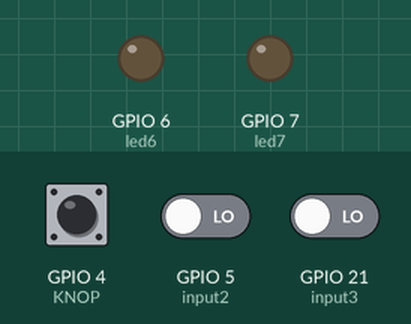
Recording of a program running on a simulated Raspberry Pi (BCM pin numbers). Shown: output pins drawn as LEDs (lit = HIGH). Dashed ring = blinking. Inputs (shaded band) come from the test bench; at power-on: GPIO 4 (KNOP) LOW, GPIO 5 (input2) LOW, GPIO 21 (input3) LOW. What the program prints to the terminal is not drawn.

Above: at 1.2 s.
1.3 s: GPIO 4 (KNOP) pulled HIGH for 0.15 s
At 2.0 s:
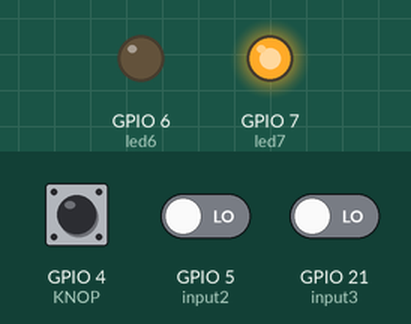
4.4 s: GPIO 4 (KNOP) pulled HIGH for 1 s
At 6.2 s:
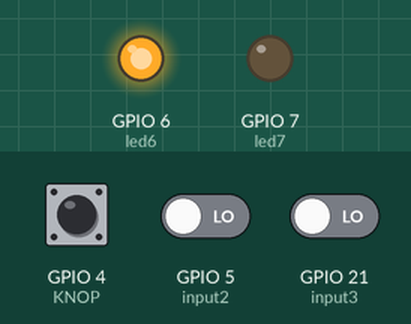
7.9 s: GPIO 4 (KNOP) pulled HIGH for 3.2 s
At 8.2 s:
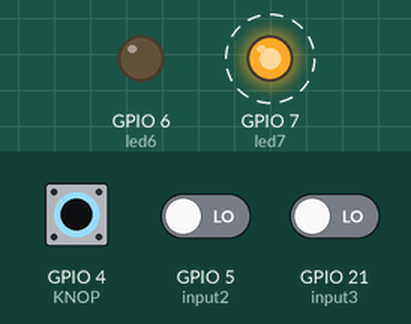
13.4 s: GPIO 5 (input2) driven HIGH and GPIO 21 (input3) driven HIGH
At 13.9 s:
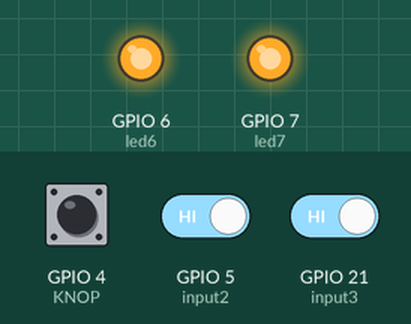
Timing chart, 0 to 15.9 s (numbered marks = the images above; inputs shaded):
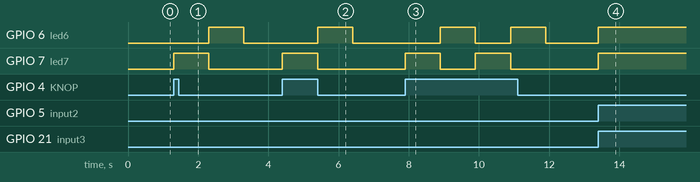

Measured:
- after the input at 1.3 s, GPIO 6 (led6): LOW → HIGH after 1.0 s, → LOW 1.0 s later; GPIO 7 (led7): LOW → HIGH at once, → LOW 1.0 s later
- after the input at 4.4 s, GPIO 6 (led6): LOW → HIGH after 1.0 s, → LOW 1.0 s later; GPIO 7 (led7): LOW → HIGH at once, → LOW 1.0 s later
- after the input at 7.9 s, GPIO 6 (led6): alternates HIGH for 1.0 s and LOW for 1.0 s, starting after 1.0 s; GPIO 7 (led7): alternates HIGH for 1.0 s and LOW for 1.0 s, 4 changes in all, then stays LOW, starting at once
- after the input at 13.4 s, GPIO 6 (led6), GPIO 7 (led7): LOW → HIGH at once

The program:

main.py
```python
import RPi.GPIO as GPIO  # import RPi.GPIO module
import time


led6 = 6
led7 = 7
input3 = 21
input2 = 5
KNOP = 4
State3 = GPIO.LOW
State2 = GPIO.LOW

GPIO.setmode(GPIO.BCM)  # choose BCM or BOARD
GPIO.setup(led6, GPIO.OUT)
GPIO.setup(led7, GPIO.OUT)
GPIO.setup(input2, GPIO.IN)
GPIO.setup(input3, GPIO.IN)
GPIO.setup(KNOP, GPIO.IN, GPIO.PUD_DOWN)

while True:
    buttonState = GPIO.input(KNOP)
    State2 = GPIO.input(input2)
    State3 = GPIO.input(input3)
    print("State 2 " + str(State2))
    print("State 3 " + str(State3))

    if buttonState == GPIO.HIGH:
        GPIO.output(led6, GPIO.LOW)
        GPIO.output(led7, GPIO.HIGH)
        time.sleep(1)
        GPIO.output(led6, GPIO.HIGH)
        GPIO.output(led7, GPIO.LOW)
        time.sleep(1)
    else:
        if State2 == GPIO.HIGH:
            GPIO.output(led6, GPIO.HIGH)
        else:
            GPIO.output(led6, GPIO.LOW)
        if State3 == GPIO.HIGH:
            GPIO.output(led7, GPIO.HIGH)
        else:
            GPIO.output(led7, GPIO.LOW)
```
